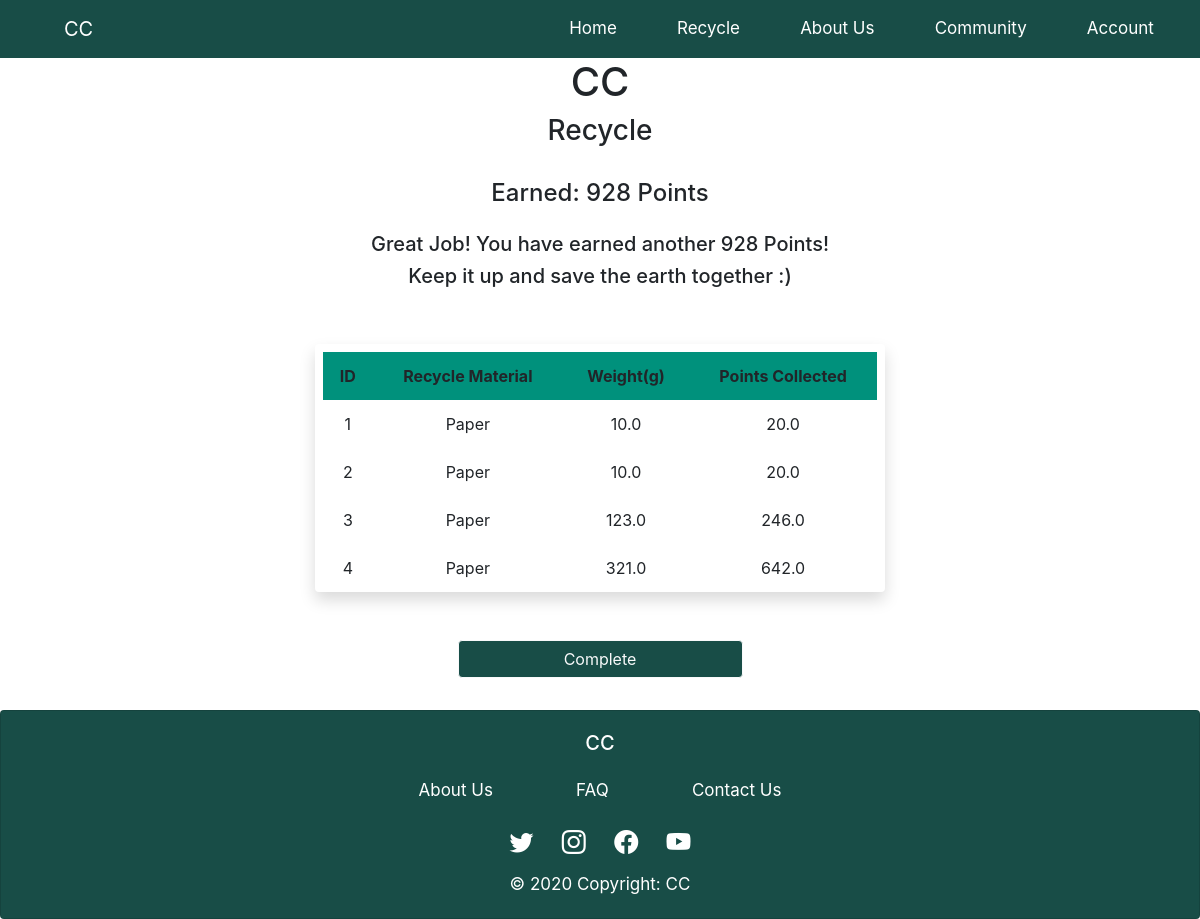
Before: /process3/1 with the older database file.
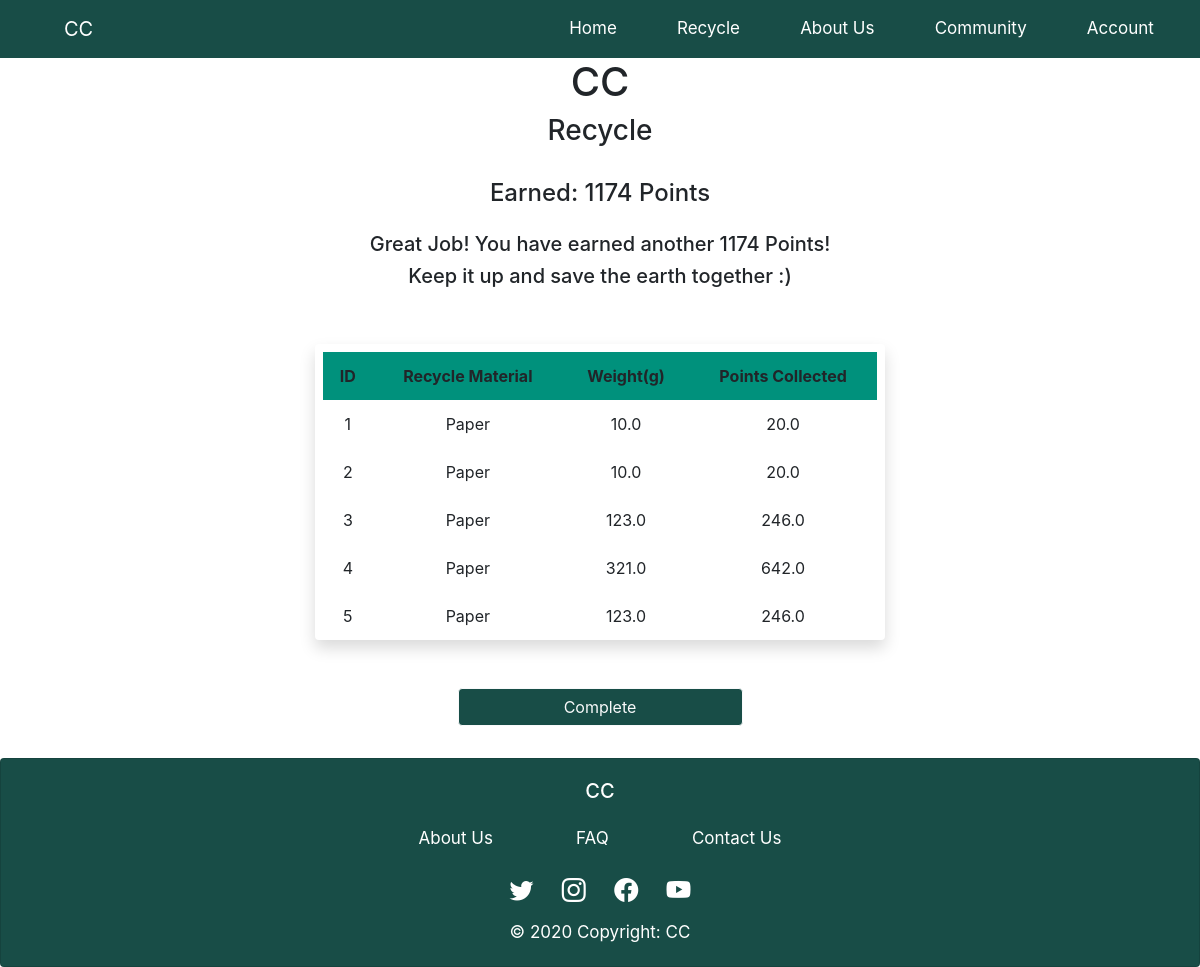
After: the same page with the newer database file.
### app.py (models this page shows)
class RecycledItem(db.Model):
    id = db.Column(db.Integer, primary_key = True)
    material = db.Column(db.String(200), nullable = False)
    weight = db.Column(db.Float, nullable = False)
    recycle_id = db.Column(db.Integer, db.ForeignKey('recycle.id'))
    def __init__(self, material, weight):
        self.material = material
        self.weight = weight
    @hybrid_property
    def calculate_points(self):
        if self.material == 'Paper':
            point = 2 * self.weight
        elif self.material == 'Plastic':
            point = 4 * self.weight
        else:
            point = 5 * self.weight
        return point

### app.py (the view)
@app.route('/process3/<int:id>', methods=['GET', 'POST'])
def process3(id):
    recycled_items = RecycledItem.query.order_by(RecycledItem.recycle_id) # Can be Used for user history
    i = RecycledItem
    store_point = []
    for recycled_item in recycled_items:
        point = RecycledItem(recycled_item.material, recycled_item.weight)
        store_point.append(point.calculate_points)
    total_point = "{:.0f}".format(sum(store_point))
    return render_template("MachineProcess/process3.html", recycled_items = recycled_items, i = i, total_point = total_point)

### app.py (called while the page is built)
@app.before_request
def before_request():
    g.user = None
    if 'user id' in session:
        g.user = session['user id']

### templates/MachineProcess/process3.html (shortened to what this page needs)
{% extends "base.html" %}
{% block head %}
    <link rel="stylesheet" href="{{ url_for('static', filename='CSS/process.css')}}">
{% endblock %}
{% block content %}
<div class="container-sm col-lg-6 ml-auto">
    <h1 class="text-center">CC</h1>
    <h3 class="text-center">Recycle</h3>
    <br>
    <div class="form-group pb-3">
        <h4 class="text-center pb-3">Earned: {{total_point}} Points</h4>
        <h5 class="text-center">Great Job! You have earned another {{total_point}} Points!</h5>
        <h5 class="text-center pb-3">Keep it up and save the earth together :)</h5>
    </div>
    <div class="pr-2 pt-2 pl-2 rounded shadow mb-5">
        <table class="table">
            <thead class="thead-green">
              <tr class="text-center">
                <th scope="col">ID</th>
                <th scope="col">Recycle Material</th>
                <th scope="col">Weight(g)</th>
                <th scope="col">Points Collected</th>
              </tr>
            </thead>
            <tbody>
              {% for recycled_item in recycled_items%}
              <tr class="text-center">
                <td>{{ recycled_item.id }}</td>
                <td>{{ recycled_item.material }}</td>
                <td>{{ recycled_item.weight }}</td>
                <td>{{ i(recycled_item.material, recycled_item.weight).calculate_points}}</td>
              </tr>
              {% endfor%}
            </tbody>
          </table>
        </div>
        <div class="form-group pb-3 d-flex justify-content-center">
            <a type="button" href="{{ url_for('process1')}}" class="btn button-color btn-outline-light w-50">Complete</a>
        </div>
</div>
{% endblock %}

Changed rows visible on the page:
added RecycledItem: id "5", material "Paper", weight "123.0", material+weight "246.0"
Other visible differences:
{{ total_point }}: "928" → "1174"
